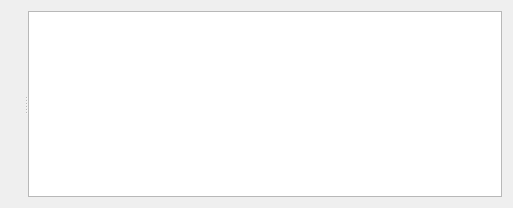
<?xml version="1.0" encoding="UTF-8"?>
<ui version="4.0">
 <class>CardWidget</class>
 <widget class="QWidget" name="CardWidget">
  <property name="geometry">
   <rect>
    <x>0</x>
    <y>0</y>
    <width>513</width>
    <height>208</height>
   </rect>
  </property>
  <property name="windowTitle">
   <string>Form</string>
  </property>
  <layout class="QGridLayout" name="gridLayout">
   <item row="0" column="0">
    <widget class="QSplitter" name="splitter">
     <property name="orientation">
      <enum>Qt::Horizontal</enum>
     </property>
     <widget class="QLabel" name="label"/>
     <widget class="QListWidget" name="listWidget"/>
    </widget>
   </item>
  </layout>
 </widget>
 <resources/>
 <connections/>
</ui>
